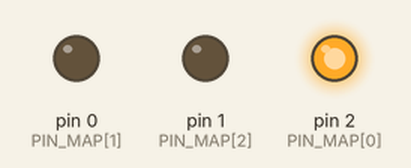
This sketch was run on a simulated Arduino Uno, built with avr-gcc and run on an emulated ATmega328P. Shown: output pins drawn as LEDs (lit = HIGH).

Above: at 0.2 s.
At 1.0 s:
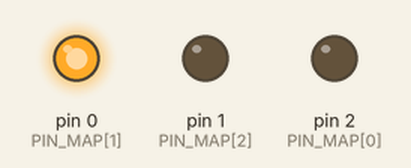
At 5.2 s:
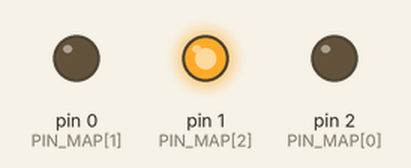
Timing chart, 0 to 6.9 s (numbered marks = the images above):
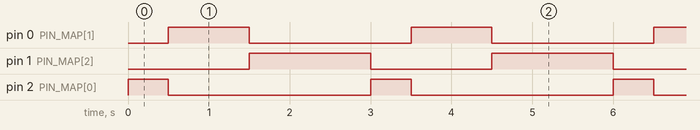

The sketch:

soil-sensor-attiny-ledtest.ino
```cpp
#define LED_PIN_INV    false

const int PIN_MAP_LEN = 3;
const int PIN_MAP[] = {
  2, 0, 1
};

void setup() {
  for (int i = 0; i < PIN_MAP_LEN; i++) {
    pinMode(PIN_MAP[i], OUTPUT);
    led_off(PIN_MAP[i]);
  }
}

void loop() {
  for (int i = 0; i < PIN_MAP_LEN; i++) {
    led_on(PIN_MAP[i]);
    delay(500 * (i + 1));
    led_off(PIN_MAP[i]);
  }
}

void led_on(int pin) {
  led_state(pin, true);
}

void led_off(int pin) {
  led_state(pin, false);
}

void led_state(int pin, bool state) {
  if (LED_PIN_INV)
    digitalWrite(pin, !state);
  else
    digitalWrite(pin, state);
}
```

Measured:
- by itself, pin 0 (PIN_MAP[1]): alternates HIGH for 1.0 s and LOW for 2.0 s
- by itself, pin 1 (PIN_MAP[2]): alternates HIGH for 1.5 s and LOW for 1.5 s
- by itself, pin 2 (PIN_MAP[0]): alternates HIGH for 0.50 s and LOW for 2.5 s
